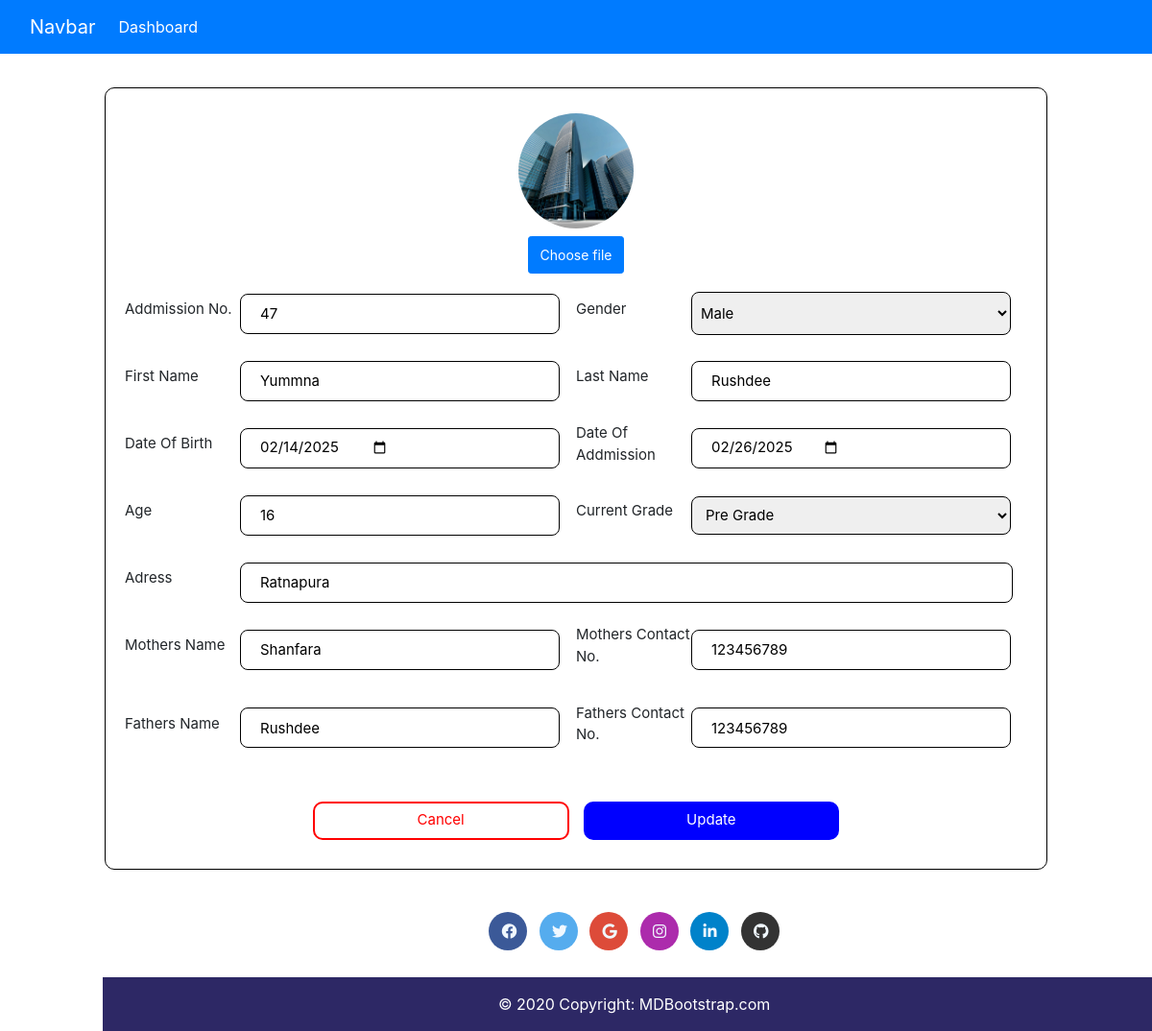
The app's page /updatestudent.php?id=47&place=default_dashboard.php with its own data.
### tables this page shows
CREATE TABLE IF NOT EXISTS `student` (
  `addNo` int NOT NULL AUTO_INCREMENT,
  `firstname` varchar(50) NOT NULL,
  `lastname` varchar(50) NOT NULL,
  `adress` varchar(200) NOT NULL,
  `gender` varchar(7) NOT NULL,
  `age` int NOT NULL,
  `dob` date NOT NULL,
  `doa` date NOT NULL,
  `mname` varchar(50) NOT NULL,
  `fname` varchar(50) NOT NULL,
  `mcontact` int NOT NULL,
  `fgcontact` int NOT NULL,
  `currentgrade` varchar(10) NOT NULL,
  `studentphoto` varchar(500) NOT NULL,
  `imagename` varchar(500) NOT NULL,
  PRIMARY KEY (`addNo`)
);

### updatestudent.php (the view, shortened to what this page needs)
<?php
include 'Database.php';
$addNO = $_GET['id'];
$sql = "SELECT * FROM student where addNO = $addNO";
$result = mysqli_query($conn,$sql);
$place = 'default_dashboard.php';
if (isset($_GET['place'])) {
    $place = $_GET['place'];
}
if(mysqli_num_rows($result)> 0){
  $row = mysqli_fetch_assoc($result);
?>
<html>
    <head>
        <link href="https://cdn.jsdelivr.net/npm/bootstrap@5.3.3/dist/css/bootstrap.min.css" rel="stylesheet">
        <link rel="stylesheet" href="updatestudent.css">
        <link href="https://cdnjs.cloudflare.com/ajax/libs/font-awesome/6.0.0/css/all.min.css" rel="stylesheet"/>
    <link rel="stylesheet" href="https://maxcdn.bootstrapcdn.com/bootstrap/4.0.0/css/bootstrap.min.css" />
    </head>
    <body>
      <nav class="navbar fixed-top navbar-expand-lg navbar-dark bg-primary">
        <div class="container-fluid">
          <a class="navbar-brand" href="#">Navbar</a>
          <div class="collapse navbar-collapse" id="navbarSupportedContent">
            <ul class="navbar-nav me-auto mb-2 mb-lg-0">
              <li class="nav-item">
                <a class="nav-link active" aria-current="page" href="<?php echo $place; ?>">Dashboard</a>
              </li>
          </div>
          </div>
      </nav>
      <form name="update" action="updatestudent2.php?id=<?php echo $row['addNo']; ?>&place=<?php echo $place; ?>" method="post" enctype="multipart/form-data" onsubmit="return doValidation()">
        <div class="studentdata">
          <div class="main-data">
            <div class="box">
            <div class="imagegroup">
              <div class="d-flex justify-content-center mb-2">
                  <img id="selectedAvatar" src="<?php echo htmlspecialchars($row['studentphoto']);?>"
                  class="rounded-circle" style="width: 120px; height: 120px; object-fit: cover;" alt="example placeholder" />
              </div>
              <div class="d-flex justify-content-center">
                  <div data-mdb-ripple-init class="btn btn-primary btn-rounded btn-sm">
                        <label class="form-label text-white m-1" for="customFile2">Choose file</label>
                </div>
              </div>
          </div>
            </div>
            <label id="addmi">Addmission No.</label><input type="text" id="adminno" name="an" class="stddata"  value="<?php echo $row['addNo'];?>">
            <label id="gender">Gender</label>
            <select name="gn" id="genderse">
                <option value="Male" <?php if ($row['gender'] == 'Male') echo 'selected'; ?>>Male</option>
            </select>
            <label id="firstname">First Name</label><input type="text" id="fname" name="fn" class="stddata" value="<?php echo $row['firstname'];?>">
            <label id="lastname">Last Name</label><input type="text" id="lname" name="ln" class="stddata" value="<?php echo $row['lastname'];?>">
            <label id="age">Age</label><input type="number" id="iage" name="ag" class="stddata" value="<?php echo $row['age'];?>">
            <label id="dateofbirth">Date Of Birth</label><input type="date" id="dob" name="db" class="stddata" value="<?php echo $row['dob'];?>">
            <label id="dateofadmission">Date Of Addmission</label><input type="date" id="doa" name="da" class="stddata" value="<?php echo $row['doa'];?>">
            <label id="currentgrade">Current Grade</label>
            <select name="cg" id="grade" class="stddata" style="padding-top: 0; padding-right: 0; padding-left: 10px; padding-bottom: 0; height: 40px;">
            <option value="pregrade" <?php if ($row['currentgrade'] == 'pregrade') echo 'selected'; ?>>Pre Grade</option>
          </select>
            <label id="adress">Adress</label><input type="text" id="add" name="ad" class="stddata" value="<?php echo $row['adress'];?>">
            <label id="mothersname">Mothers Name</label><input type="text" id="mname" name="mn" class="stddata" value="<?php echo $row['mname'];?>">
            <label id="mothercontact">Mothers Contact No.</label><input type="number" id="mcno" name="mc" class="stddata" value="<?php echo $row['mcontact'];?>">
            <label id="fathersname">Fathers Name</label><input type="text" id="ftname" name="fgn" class="stddata" value="<?php echo $row['fname'];?>">
            <label id="fathercontact">Fathers Contact No.</label><input type="number" id="ftcno" name="fc" class="stddata" value="<?php echo $row['fgcontact'];?>">
            <div class="bnt">
              <a href=""><input type="submit" id="noupdate" name="Cancel" value="Cancel"></a>
              <a href="updatestudent2.php?id=<?php echo $row['addNo']; ?>"><input type="submit" id="update" name="update" value="Update" onclick="doValiadation()"></a>
            </div>
          </div>
        </div>
        <?php
              }
            ?>
      </form>
<div class="page-footer">
  <footer class="pg bg-transparent text-center text-white sticky">
  <div class="container p-4 pb-0">
      <a
        class="btn btn-outline btn-floating m-1"
        style="background-color: #3b5998; border-radius: 50px; width: 30pt; height: 30pt; align-content: center;"
        href="#!"
        role="button"
        ><i class="fab fa-facebook"  style="color: aliceblue;"></i
      ></a>
      <a
        class="btn btn-outline btn-floating m-1"
        style="background-color: #55acee; border-radius: 50px; width: 30pt; height: 30pt; align-content: center;"
        href="#!"
        role="button"
        ><i class="fab fa-twitter"  style="color: aliceblue;"></i
      ></a>
      <a
        class="btn btn-outline btn-floating m-1"
        style="background-color: #dd4b39; border-radius: 50px; width: 30pt; height: 30pt; align-content: center;"
        href="#!"
        role="button"
        ><i class="fab fa-google" style="color: aliceblue;"></i
      ></a>
      <a
        class="btn btn-outline btn-floating m-1"
        style="background-color: #ac2bac; border-radius: 50px; width: 30pt; height: 30pt; align-content: center;"
        href="#!"
        role="button"
        ><i class="fab fa-instagram"  style="color: aliceblue;"></i
      ></a>
      <a
        class="btn btn-outline btn-floating m-1"
        style="background-color: #0082ca; border-radius: 50px; width: 30pt; height: 30pt; align-content: center;"
        href="#!"
        role="button"
        ><i class="fab fa-linkedin-in"  style="color: aliceblue;"></i
      ></a>
      <a
        class="btn btn-outline btn-floating m-1"
        style="background-color: #333333; border-radius: 50px; width: 30pt; height: 30pt; align-content: center;"
        href="#!"
        role="button"
        ><i class="fab fa-github"  style="color: aliceblue;"></i
      ></a>
  </div>
  <div class="fotcol text-center p-3" style="background-color: rgba(24, 18, 85, 0.904);">
    © 2020 Copyright:
    <a class="text-white" href="https://mdbootstrap.com/">MDBootstrap.com</a>
  </div>
</footer>
</div>
    </body>
    </html>

### updatestudent.css (style rules this page uses)
body { display: flex; flex-direction: column; padding-top: 68pt; padding-right: 80pt; padding-left: 80pt; }
.studentdata { display: flex; justify-content: center; align-items: center; }
.main-data { display: grid; width: fit-content; grid-template-columns: 120px 350px 120px 350px; grid-template-rows: 90px 90px 70px 70px 70px 70px 70px 70px; font-size: 15px; align-items: center; padding: 20px; border-radius: 10px; border: 1px solid black; }
#firstname { grid-column: 1; grid-row: 4; padding-top: 20px; padding-bottom: 20px; }
#addmi { grid-column: 1; grid-row: 3; padding-top: 20px; padding-bottom: 20px; }
#adress { grid-column: 1; grid-row: 7; padding-top: 20px; padding-bottom: 20px; }
#add { grid-column: 2 /3 ; width: 805px; grid-row: 7; padding-top: 20px; padding-bottom: 20px; }
#mothersname { grid-column: 1; grid-row: 8; padding-top: 20px; padding-bottom: 20px; }
#fathersname { grid-column: 1; grid-row: 9; padding-top: 20px; padding-bottom: 20px; }
#mothercontact { grid-column: 3; grid-row: 8; padding-top: 20px; padding-bottom: 20px; }
#mcno { grid-row: 8; grid-column: 4; padding-top: 20px; padding-bottom: 20px; }
#ftcno { grid-row: 9; grid-column: 4; padding-top: 20px; padding-bottom: 20px; }
#fathercontact { grid-column: 3; grid-row: 9; padding-top: 20px; padding-bottom: 20px; }
#ftname { grid-column: 2; grid-row: 9; padding-top: 20px; padding-bottom: 20px; }
#mname { grid-row: 8; grid-column: 2; padding-top: 20px; padding-bottom: 20px; }
#fname { grid-column: 2; grid-row: 4; padding-top: 20px; padding-bottom: 20px; }
#adminno { grid-column: 2; grid-row: 3; padding-top: 20px; padding-bottom: 20px; }
#lname { grid-column: 4; grid-row: 4; padding-top: 20px; padding-bottom: 20px; }
#genderse { grid-column: 4; grid-row: 3; border: 1px solid black; border-radius: 8px; padding: 5px; height: 34pt; width: 250pt; }
#iage { grid-column: 2; grid-row: 6; padding-top: 20px; padding-bottom: 20px; }
#dob { grid-column: 2; grid-row: 5; padding-top: 20px; padding-bottom: 20px; }
#doa { grid-column: 4; grid-row: 5; padding-top: 20px; padding-bottom: 20px; }
#lastname { grid-column: 3; grid-row: 4; padding-top: 20px; padding-bottom: 20px; }
#gender { grid-column: 3; grid-row: 3; padding-top: 20px; padding-bottom: 20px; }
.stddata { display: flex; height: 25pt; width: 250pt; border: 1px solid black; padding: 20px; border-radius: 8px; }
#age { grid-column: 1; grid-row: 6; padding-top: 20px; padding-bottom: 20px; }
#dateofbirth { grid-column: 1; grid-row: 5; padding-top: 20px; padding-bottom: 20px; }
.box { display: flex; flex-direction: column; grid-row-start: 1; grid-row-end: 3; row-gap: 20px; grid-column-start: 1; grid-column-end: 5; justify-content: center; align-items: center; }
#dateofadmission { grid-column: 3; grid-row: 5; padding-top: 20px; padding-bottom: 20px; }
#currentgrade { grid-column: 3; grid-row: 6; padding-top: 20px; padding-bottom: 20px; }
.bnt { display: flex; padding-top: 30px; padding-bottom: 10px; grid-row-start: 10; grid-row-end: 12; grid-column-start: 1; grid-column-end: 5; flex-direction: row; justify-content: center; align-items: center; text-align: center; column-gap: 15px; }
#update { border: 2px solid blue; color:white; background-color: blue; width: 200pt; border-radius: 10px; height: 30pt; transition: 0.3s; }
#noupdate { border: 2px solid red; color: red; background-color: transparent; width: 200pt; border-radius: 10px; height: 30pt; transition: 0.3s; }
.pg { display: flex; flex-wrap: wrap; flex-direction: column; justify-content: center; align-items: center; padding-top: 0px; background-color: transparent; }
.fotcol { width: 831pt; }

### records on screen
student: studentphoto (picture), an "47", gn "Male", fn "Yummna", ln "Rushdee", ag "16", db "02/14/2025", da "02/26/2025", cg "Pre Grade", ad "Ratnapura", mn "Shanfara", mc "123456789", fgn "Rushdee", fc "123456789"
